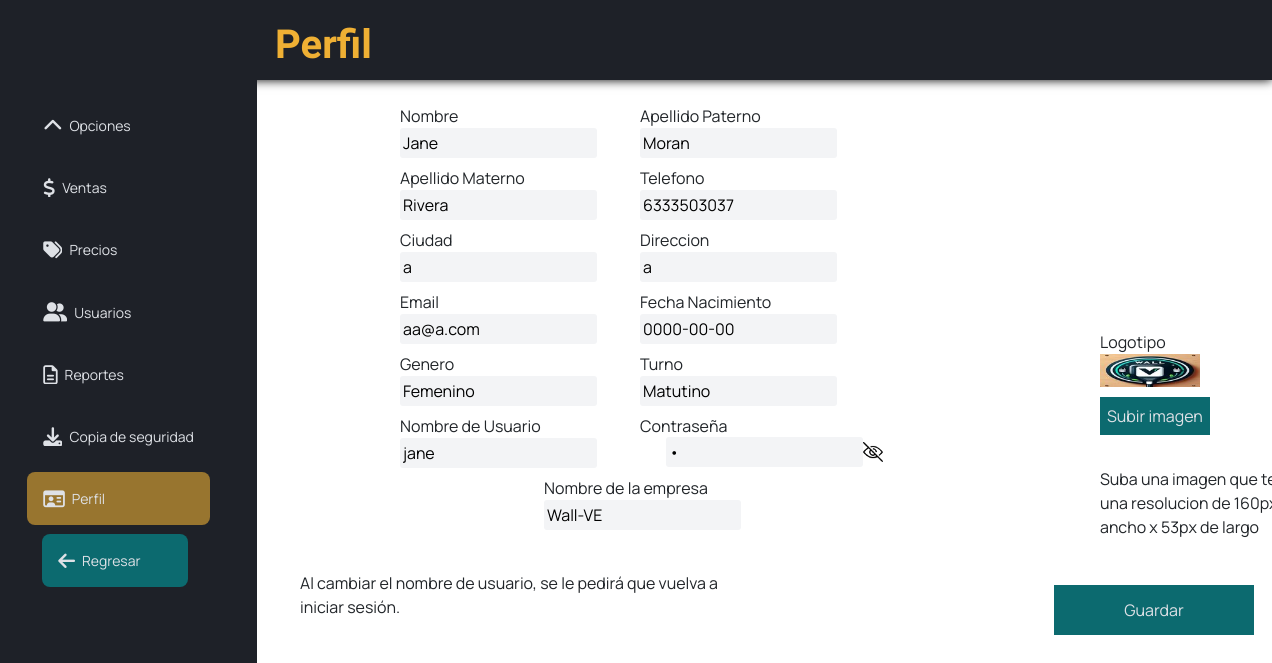
Page /Admin_Perfil.php (signed in) on the committed database.
### tables this page shows
CREATE TABLE `tusuario` (
  `idEmp` int(11) NOT NULL AUTO_INCREMENT,
  `nombreEmp` varchar(60) NOT NULL,
  `apellidoPEmp` varchar(60) DEFAULT NULL,
  `apellidoMEmp` varchar(60) DEFAULT NULL,
  `fechaNacEmp` date NOT NULL,
  `telEmp` bigint(20) NOT NULL,
  `generoEmp` varchar(12) NOT NULL,
  `emailEmp` varchar(50) NOT NULL,
  `direccionEmp` varchar(60) NOT NULL,
  `ciudadEmp` varchar(60) NOT NULL,
  `turnoEmp` varchar(10) NOT NULL,
  `rolEmp` varchar(20) NOT NULL,
  `idloginEmp` varchar(15) NOT NULL,
  `passEmp` varchar(60) NOT NULL,
  `fIngreso` date NOT NULL,
  PRIMARY KEY (`idEmp`)
);

CREATE TABLE `tlogo` (
  `idLogo` int(11) NOT NULL AUTO_INCREMENT,
  `rutaLogo` varchar(255) DEFAULT NULL,
  `nomEmpresa` varchar(250) NOT NULL,
  PRIMARY KEY (`idLogo`)
);

### Admin_Perfil.php (the view, shortened to what this page needs)
<?php
include("connection/conexion.php");
?>
<!DOCTYPE html>
<html lang="en">
<head>
   <link href="https://cdnjs.cloudflare.com/ajax/libs/font-awesome/6.4.0/css/all.min.css" rel="stylesheet">
   <link rel="stylesheet" href="css/estilos.css"/>
   <link href="https://cdn.jsdelivr.net/npm/bootstrap@5.3.3/dist/css/bootstrap.min.css" rel="stylesheet" >
   <link rel="stylesheet" href="css/perfilAdmin.css">
</head>
<body>
    <header>
        <ul class="navig">
            <li><a>Perfil</a></li>
        </ul>
    </header>
    <div class="barralateral">
        <div class="logo"></div>
        <ul class="menu" id="dropdown">
            <li class="list_btn">
                <a href="#">
                    <i class="fa-solid fa-chevron-up"></i>
                    <span>Opciones</span>
                </a>
            </li>
            <li>
                <a href="Admin_Ventas.php">
                    <i class="fa-solid fa-dollar-sign" title="Ir a la sección de ventas."></i>
                    <span title="Ir a la sección de ventas.">Ventas</span>
                </a>
            </li>
            <li>
                <a href="Admin_Precios.php?idEstacion=1">
                    <i class="fa-solid fa-tags" title="Ir a la sección de modificación de precios."></i>
                    <span title="Ir a la sección de modificación de precios.">Precios</span>
                </a>
            </li>
            <li>
                <a href="Admin_Usuarios.php">
                    <i class="fa-solid fa-user-group"
                        title="Ir a la sección de usuarios. Encontrará toda la información necesaria para agregar, editar o eliminar usuarios."></i>
                    <span
                        title="Ir a la sección de usuarios. Encontrará toda la información necesaria para agregar, editar o eliminar usuarios.">Usuarios</span>
                </a>
            </li>
            <li>
                <a href="Admin_Reportes.html">
                    <i class="fa-regular fa-file-lines"
                        title="Ir a la sección de reportes. Encontrará lo necesario para generar, descargar e imprimir reportes de ventas, tickets y auditorias."></i>
                    <span
                        title="Ir a la sección de reportes. Encontrará lo necesario para generar, descargar e imprimir reportes de ventas, tickets y auditorias.">Reportes</span>
                </a>
            </li>
            <li>
                <a href="Admin_CopiasSeg.php">
                    <i class="fa-solid fa-download"
                        title="Ir a la sección de copias de seguridad. Encontrará lo necesario para generar y subir copias de seguridad."></i>
                    <span
                        title="Ir a la sección de copias de seguridad. Encontrará lo necesario para generar y subir copias de seguridad.">Copia
                        de seguridad</span>
                </a>
            </li>
            <li class="activo">
                <a href="Admin_Perfil.php">
                    <i class="fa-regular fa-id-card"
                        title="Ir a su perfil. Encontrará lo necesario para modificar su información y carga de los logos de su empresa."></i>
                    <span
                        title="Ir a su perfil. Encontrará lo necesario para modificar su información y carga de los logos de su empresa.">Perfil</span>
                </a>
            </li>
            <button class="regresar">
                <a href="adminMenu.php">
                    <i class="fa-solid fa-arrow-left" title="Regresar al menú principal."></i>
                    <span title="Regresar al menú principal.">Regresar</span>
                </a>
            </button>
        </ul>
    </div>
    <?php
    if (isset($_POST['editarUsuario'])) {
        $usuarioActual = $_SESSION['user'];
        $nombreEmp = $_POST['nombreEmp'];
        $apellidoPEmp = $_POST['apellidoPEmp'];
        $apellidoMEmp = $_POST['apellidoMEmp'];
        $fechaNacEmp = $_POST['fechaNacEmp'];
        $telEmp = $_POST['telEmp'];
        $generoEmp = $_POST['generoEmp'];
        $ciudadEmp = $_POST['ciudadEmp'];
        $direccionEmp = $_POST['direccionEmp'];
        $emailEmp = $_POST['emailEmp'];
        $turnoEmp = $_POST['turnoEmp'];
        $idloginEmp = $_POST['idloginEmp'];
        $passEmp = $_POST['passEmp'];
        $nomEmpresa = $_POST['nomEmpresa'];
        if($idloginEmp != $usuarioActual){
            if (!empty($_FILES['subirLogo']['name'])) {
                echo "<script language ='JavaScript'>
        console.log('a.');
        </script>";
            $ruta = "./img/logo/";
            $fichero = $ruta.basename($_FILES['subirLogo']['name']);
            $rutaFinal = $ruta."logo.jpg";
            if(move_uploaded_file($_FILES['subirLogo']['tmp_name'],$ruta."logo.jpg")){
        $sql = "update tusuario set nombreEmp='" . $nombreEmp . "',apellidoPEmp='" . $apellidoPEmp . "',apellidoMEmp='" . $apellidoMEmp . "',fechaNacEmp='" . $fechaNacEmp . "',telEmp='" . $telEmp . "
        ',generoEmp='" . $generoEmp . "',ciudadEmp='" . $ciudadEmp . "',direccionEmp='" . $direccionEmp . "',emailEmp='" . $emailEmp . "',turnoEmp='" . $turnoEmp . "
        ',idloginEmp='" . $idloginEmp . "',passEmp='" . $passEmp . "'where idloginEmp ='" . $usuarioActual . "';
        UPDATE tlogo SET rutaLogo='$rutaFinal' WHERE idLogo=1;
        RENAME USER '$usuarioActual'@'%' TO '$idloginEmp'@'%';
        ";
         $resultado = mysqli_multi_query($conexion, $sql);
                if ($resultado) {
                    echo "<script language ='JavaScript'>
                        alert('Se actualizó el usuario correctamente.');
                        location.assign('index.php');
                        </script>";
                } else {
                    echo "<script language ='JavaScript'>
                    alert('Error, no se actualizaron los datos de la base de datos.');
                    location.assign('Admin_Perfil.php');
                    </script>";
                }
            }
              }
              else {
                echo "<script language ='JavaScript'>
                console.log('b.');
                </script>";
            $sql = "update tusuario set nombreEmp='" . $nombreEmp . "',apellidoPEmp='" . $apellidoPEmp . "',apellidoMEmp='" . $apellidoMEmp . "',fechaNacEmp='" . $fechaNacEmp . "',telEmp='" . $telEmp . "
            ',generoEmp='" . $generoEmp . "',ciudadEmp='" . $ciudadEmp . "',direccionEmp='" . $direccionEmp . "',emailEmp='" . $emailEmp . "',turnoEmp='" . $turnoEmp . "
            ',idloginEmp='" . $idloginEmp . "',passEmp='" . $passEmp . "'where idloginEmp ='" . $usuarioActual . "';
            UPDATE tlogo SET nomEmpresa='$nomEmpresa' WHERE idLogo=1;
            RENAME USER '$usuarioActual'@'%' TO '$idloginEmp'@'%';
            ";
            $resultado = mysqli_multi_query($conexion, $sql);
                    if ($resultado) {
                        echo "<script language ='JavaScript'>
                            alert('Se actualizó el usuario correctamente.');
                            location.assign('index.php');
                            </script>";
                    } else {
                        echo "<script language ='JavaScript'>
                        alert('Error, no se actualizaron los datos de la base de datos.');
                        location.assign('Admin_Perfil.php');
                        </script>";
                    }
              }
        }
        else{
            if (!empty($_FILES['subirLogo']['name'])) {
                    $ruta = "./img/logo/";
                    $fichero = $ruta.basename($_FILES['subirLogo']['name']);
                    $rutaFinal = $ruta."logo.jpg";
            if(move_uploaded_file($_FILES['subirLogo']['tmp_name'],$ruta."logo.jpg")){
        $sql = "update tusuario set nombreEmp='" . $nombreEmp . "',apellidoPEmp='" . $apellidoPEmp . "',apellidoMEmp='" . $apellidoMEmp . "',fechaNacEmp='" . $fechaNacEmp . "',telEmp='" . $telEmp . "
        ',generoEmp='" . $generoEmp . "',ciudadEmp='" . $ciudadEmp . "',direccionEmp='" . $direccionEmp . "',emailEmp='" . $emailEmp . "',turnoEmp='" . $turnoEmp . "',passEmp='" . $passEmp . "'where idloginEmp ='" . $idloginEmp . "';
        UPDATE tlogo SET nomEmpresa='$nomEmpresa' WHERE idLogo=1;
        UPDATE tlogo SET rutaLogo='$rutaFinal' WHERE idLogo=1;
        ";
         $resultado = mysqli_multi_query($conexion, $sql);
                if ($resultado) {
                    echo "<script language ='JavaScript'>
                        alert('Se actualizoo el usuario correctamente.');
                        location.assign('Admin_Perfil.php');
                        </script>";
                } else {
                    echo "<script language ='JavaScript'>
                    alert('Error, no se actualizaron los datos de la base de datos.');
                    location.assign('Admin_Perfil.php');
                    </script>";
                }
            }
        }
        else{
        $sql = "update tusuario set nombreEmp='" . $nombreEmp . "',apellidoPEmp='" . $apellidoPEmp . "',apellidoMEmp='" . $apellidoMEmp . "',fechaNacEmp='" . $fechaNacEmp . "',telEmp='" . $telEmp . "
        ',generoEmp='" . $generoEmp . "',ciudadEmp='" . $ciudadEmp . "',direccionEmp='" . $direccionEmp . "',emailEmp='" . $emailEmp . "',turnoEmp='" . $turnoEmp . "',passEmp='" . $passEmp . "'where idloginEmp ='" . $idloginEmp . "';
        UPDATE tlogo SET nomEmpresa='$nomEmpresa' WHERE idLogo=1;
        ";
         $resultado = mysqli_multi_query($conexion, $sql);
                if ($resultado) {
                    echo "<script language ='JavaScript'>
                        alert('Se actualizó el usuario correctamente.');
                        location.assign('Admin_Perfil.php');
                        </script>";
                } else {
                    echo "<script language ='JavaScript'>
                    alert('Error, no se actualizaron los datos de la base de datos.');
                    location.assign('Admin_Perfil.php');
                    </script>";
                }
        }
        }
        mysqli_close($conexion);
    } else {
        $idloginEmp = $_SESSION['user'];
        $sql = "select * from tusuario where idloginEmp ='" . $idloginEmp . "'";
        $resultado = mysqli_query($conexion, $sql);
        $filas = mysqli_fetch_assoc($resultado);
        $nombreEmp = $filas["nombreEmp"];
        $apellidoPEmp = $filas["apellidoPEmp"];
        $apellidoMEmp = $filas["apellidoMEmp"];
        $fechaNacEmp = $filas["fechaNacEmp"];
        $telEmp = $filas["telEmp"];
        $generoEmp = $filas["generoEmp"];
        $ciudadEmp = $filas["ciudadEmp"];
        $direccionEmp = $filas["direccionEmp"];
        $emailEmp = $filas["emailEmp"];
        $turnoEmp = $filas["turnoEmp"];
        $idloginEmp = $filas["idloginEmp"];
        $passEmp = $filas["passEmp"];
        $sql2 = "select rutaLogo from tlogo where idLogo =1";
        $resultado2 = mysqli_query($conexion, $sql2);
        if ($resultado2 === false) {
          echo "Error al obtener el logo: " . mysqli_error($conexion);
        } else {
          $raw = mysqli_fetch_assoc($resultado2);
          $imagenLogo = $raw['rutaLogo'];
        }
        $sql3 = "select nomEmpresa from tlogo where idLogo = 1";
        $resultado3 = mysqli_query($conexion, $sql3);
        $fila3 = mysqli_fetch_assoc($resultado3);
        $nomEmpresa = $fila3["nomEmpresa"];
    ?>
<form  class="row g-2" id="formulario" autocomplete="off" method="POST" enctype="multipart/form-data">
    <div class="col-md-6" id="textboxNomA">
        <span id="NombreAP">Nombre</span>
        <input type="Nombre" class="izquierdo" placeholder="Nombres" name="nombreEmp"  value="<?php echo $nombreEmp ?>">
    </div>
    <div class="col-md-6" id="textboxAP">
    <span id="ApellidoPAP">Apellido Paterno</span>
        <input type="Nombre" placeholder="Apellido Paterno" name="apellidoPEmp"  value="<?php echo $apellidoPEmp ?>">
    </div>
    <div class="col-md-6" id="textboxAM">
        <span id="ApellidoMAP">Apellido Materno</span>
        <input type="Nombre" class="izquierdo" placeholder="Apellido Materno" name="apellidoMEmp"  value="<?php echo $apellidoMEmp ?>">
    </div>
    <div class="col-md-6" id="textboxTelPer">
    <span id="TelefonoPer">Telefono</span>
        <input type="Nombre" placeholder="Telefono" name="telEmp"  value="<?php echo $telEmp ?>">
    </div>
    <div class="col-md-6" id="textboxCiudad">
    <span id="CuidadPer">Ciudad</span>
        <input type="Nombre" class="izquierdo" placeholder="Ciudad" name="ciudadEmp"  value="<?php echo $ciudadEmp ?>">
    </div>
    <div class="col-md-6" id="textboxDir">
    <span id="DireccionPer">Direccion</span>
        <input type="Nombre" placeholder="Direccion" name="direccionEmp"  value="<?php echo $direccionEmp ?>">
    </div>
    <div class="col-md-6" id="textboxEmail">
    <span id="EmailPer">Email</span>
        <input type="Nombre" class="izquierdo" placeholder="Email" name="emailEmp"  value="<?php echo $emailEmp ?>">
    </div>
    <div class="col-md-6" id="textboxFechaN">
    <span id="FechaNacPer">Fecha Nacimiento</span>
        <input type="Nombre" placeholder="Agus 26" name="fechaNacEmp"  value="<?php echo $fechaNacEmp ?>">
    </div>
    <div class="col-md-6" id="textboxGeneroEmp">
    <span id="GeneroPer">Genero</span>
                <input type="text" class="izquierdo" name="generoEmp"  value="<?php echo $generoEmp; ?>" readonly>
    </div>
    <div class="col-md-6" id="textboxTurnoP">
    <span id="TurnoPer">Turno</span>
        <input type="Nombre" placeholder="Turno" name="turnoEmp"  value="<?php echo $turnoEmp ?>">
    </div>
    <div class="col-md-6" id="textboxNusu">
    <span id="NombreUsuPer">Nombre de Usuario</span>
        <input type="Nombre" class="izquierdo" placeholder="Turno" name="idloginEmp"  value="<?php echo $idloginEmp ?>">
    </div>
    <div class="col-md-6" id="textboxContra">
    <span id="ContraPer">Contraseña</span>
    </div>
    <div  class="col-md-6"id="DContraINPUT">
                        <input type="password" name="passEmp" placeholder="Contraseña" id="password" value="<?php echo $passEmp; ?>">
                        <img src="img/eyeClosed.png" id="eyeicon">
                    </div>
<div class="divEmpresa">
        <span class="NEmp">Nombre de la empresa</span>
        <input type="text" name="nomEmpresa" placeholder="Nombre de empresa" id="nomEmprenomEmpresasa" value="<?php echo $nomEmpresa; ?>">
    </div>
       <div id="divLogo">
    <span id="LogotipoPer">Logotipo</span>
    <img id="logotipo" src="<?php echo $imagenLogo; ?>" width="100" alt="" srcset="">
    <label for="ExaminarPerfilAdmin" id="lblSubirLogo" style="display:block;"> Subir imagen</label>
    <p id="requisito">Suba una imagen que tenga una resolucion de 160px de ancho x 53px de largo</p>
    </div>
    <p id="MensajeInferiorPA">Al cambiar el nombre de usuario, se le pedirá que vuelva a iniciar sesión.<br>
    </p>
    <button name="editarUsuario" type="submit" id="BtnGuardarPA">Guardar</button>
    </form>
    <?php
    } ?>
</body>
</html>

### rows in the picture
tusuario: nombreEmp "Jane", apellidoPEmp "Moran", apellidoMEmp "Rivera", telEmp "6333503037", ciudadEmp "a", direccionEmp "a", emailEmp "aa@a.com", fechaNacEmp "0000-00-00", generoEmp "Femenino", turnoEmp "Matutino", idloginEmp "jane"
tlogo: nomEmpresa "Wall-VE", rutaLogo (picture)
